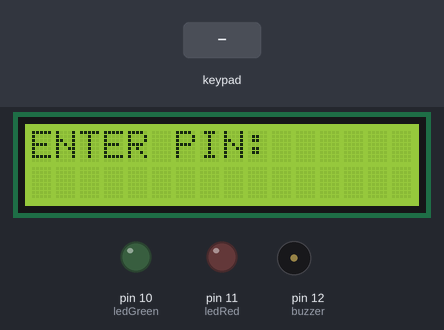
The sketch below on a simulated Arduino Uno, built with avr-gcc and run on an emulated ATmega328P. Shown: 16×2 character LCD, output pins drawn as LEDs (lit = HIGH), buzzer (waves = sounding). The test bench sets the inputs (shaded band).

Above: at 1.2 s.
1.3 s: keypad keys 1 2 3 4 # pressed 0.4 s apart
At 4.5 s:
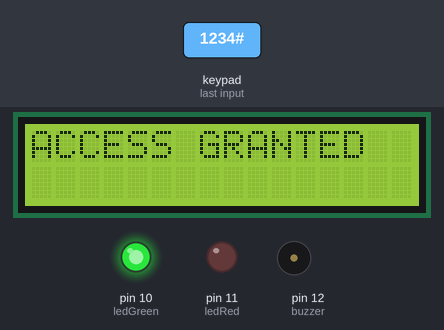
4.8 s: key '#' pressed
At 7.2 s:
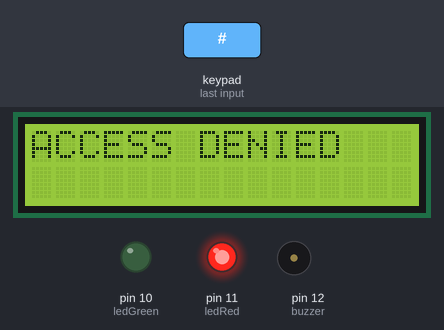
7.8 s: key '1' pressed
At 8.6 s:
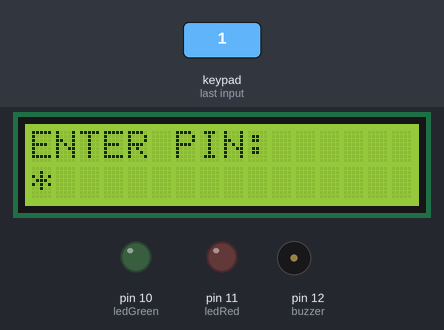
9.3 s: key '2' pressed
At 9.8 s:
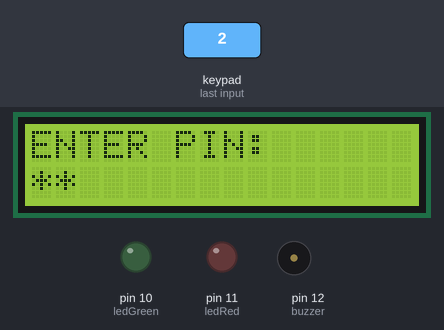
Timing chart, 0 to 11.8 s (numbered marks = the images above; inputs shaded):
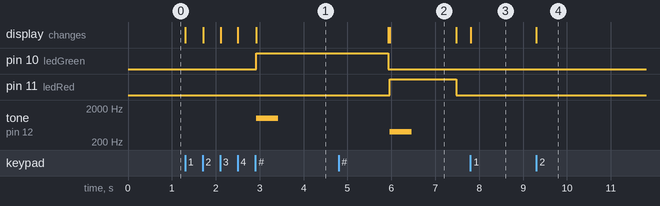

Measured:
- after the input at 1.3 s, pin 10 (ledGreen): LOW → HIGH after 1.6 s; tone on pin 12 (buzzer): silent → 1000 Hz after 1.6 s, → silent 0.50 s later; the display: first changes at once (image 1 shows a later state)
- after the input at 4.8 s, pin 11 (ledRed): LOW → HIGH after 1.2 s, → LOW 1.5 s later; tone on pin 12 (buzzer): silent → 400 Hz after 1.2 s, → silent 0.50 s later; the display: first differs from a run without the input after 1.2 s (image 2)
- after the input at 7.8 s, the display: changes at once (image 3)
- after the input at 9.3 s, the display: changes at once (image 4)
- what the display in image 2 shows lasts 1.5 s, from 6.0 s to 7.5 s

The sketch:

keypad_lcd.ino
```cpp
#include <Wire.h>
#include <LiquidCrystal_I2C.h>
#include <Keypad.h>

LiquidCrystal_I2C lcd(0x27, 16, 2);

int ledGreen = 10;
int ledRed = 11;
int buzzer = 12;

const byte ROWS = 4;
const byte COLS = 4;
char keys[ROWS][COLS] = {
  {'1','2','3','A'},
  {'4','5','6','B'},
  {'7','8','9','C'},
  {'*','0','#','D'}
};
byte rowPins[ROWS] = {9, 8, 7, 6};
byte colPins[COLS] = {5, 4, 3, 2};

Keypad customKeypad = Keypad(makeKeymap(keys), rowPins, colPins, ROWS, COLS);

String correctPIN = "1234";
String inputPIN = "";
int wrongAttempts = 0;
bool lockedOut = false;
unsigned long lockoutTime = 0;

void setup() {
  lcd.init();
  lcd.backlight();
  pinMode(ledGreen, OUTPUT);
  pinMode(ledRed, OUTPUT);
  pinMode(buzzer, OUTPUT);

  resetUI();
}

void loop() {
  unsigned long currentTime = millis();

  if (lockedOut) {
    unsigned long remaining = (10000 - (currentTime - lockoutTime)) / 1000;
    lcd.setCursor(0, 1);
    lcd.print("Locked: "); lcd.print(remaining); lcd.print("s   ");

    if (currentTime - lockoutTime >= 10000) {
      lockedOut = false;
      wrongAttempts = 0;
      resetUI();
    }
    return;
  }

  char key = customKeypad.getKey();

  if (key) {
    if (key == '#') {
      if (inputPIN == correctPIN) {
        lcd.clear();
        lcd.print("ACCESS GRANTED");
        digitalWrite(ledGreen, HIGH);
        tone(buzzer, 1000, 500);
        delay(3000);
        wrongAttempts = 0;
        resetUI();
      } else {
        wrongAttempts++;
        lcd.clear();
        lcd.print("ACCESS DENIED");
        digitalWrite(ledRed, HIGH);
        tone(buzzer, 400, 500);
        delay(1500);

        if (wrongAttempts >= 3) {
          lockedOut = true;
          lockoutTime = millis();
          lcd.clear();
          lcd.print("LOCKED OUT!");
        } else {
          resetUI();
        }
      }
    }
    else if (key == '*') {
      inputPIN = "";
      lcd.setCursor(0, 1);
      lcd.print("                ");
    }
    else if (inputPIN.length() < 4) {
      inputPIN += key;
      lcd.setCursor(inputPIN.length() - 1, 1);
      lcd.print('*');
    }
  }
}

void resetUI() {
  lcd.clear();
  lcd.print("ENTER PIN:");
  inputPIN = "";
  digitalWrite(ledGreen, LOW);
  digitalWrite(ledRed, LOW);
  noTone(buzzer);
}
```
